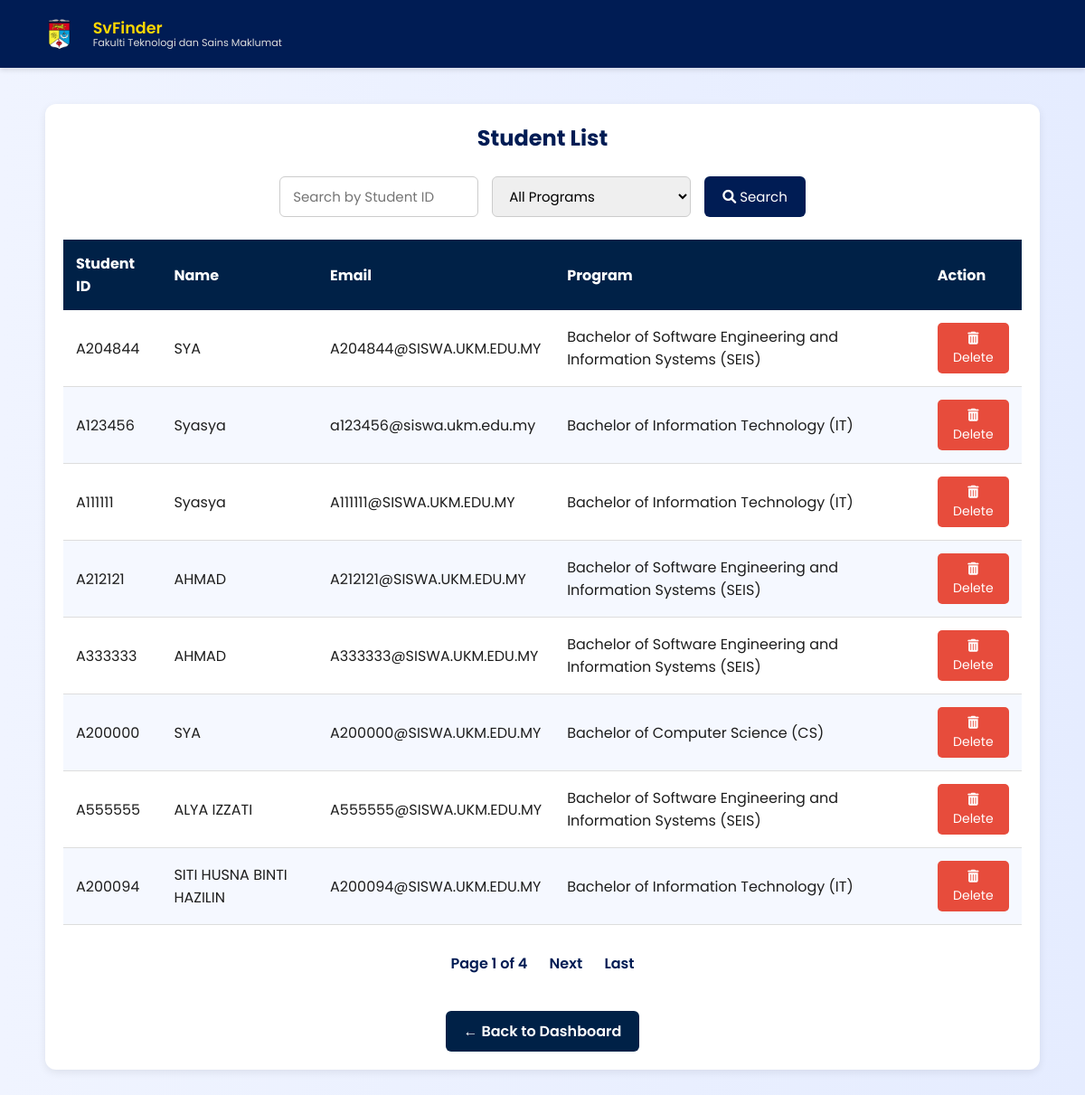
The app's page /studentlist with its own data.
### SVFINDER/models.py (models this page shows)
class Pelajar(models.Model):
    user = models.OneToOneField(User, on_delete=models.CASCADE, null=True, blank=True)
    id_pelajar = models.CharField(max_length=30, primary_key=True)
    nama_pelajar = models.CharField(max_length=255)
    email_pelajar = models.EmailField(max_length=255)
    no_pelajar = models.CharField(max_length=15)
    katalaluan_pelajar = models.CharField(max_length=30)
    program_pelajar = models.CharField(max_length=255)
    gambar_pelajar = models.ImageField(upload_to='pelajar/', null=True, blank=True)  # <-- Added here
    id_admin = models.ForeignKey('AdminSistem', on_delete=models.CASCADE, null=True, blank=True)

### SVFINDER/views.py (the view)
# urls.py: path('studentlist', views.studentlist, name='studentlist'),
def studentlist(request):
    search_id = request.GET.get('search_id')
    program_filter = request.GET.get('program_pelajar')
    students = Pelajar.objects.all()
    if search_id:
        students = students.filter(id_pelajar__icontains=search_id)
    if program_filter:
        students = students.filter(program_pelajar=program_filter)
    paginator = Paginator(students, 8)  # Show 10 students per page
    page_number = request.GET.get('page')
    page_obj = paginator.get_page(page_number)
    return render(request, 'studentlist.html', {
        'students': page_obj.object_list,
        'page_obj': page_obj
    })

### SVFINDER/templates/studentlist.html (shortened to what this page needs)
{% load static %}
<!DOCTYPE html>
<html lang="en">
<head>
  <link rel="stylesheet" href="https://cdnjs.cloudflare.com/ajax/libs/font-awesome/6.0.0-beta3/css/all.min.css"/>
</head>
<body>
<nav>
  <div class="logo-section">
    <img src="{% static 'logoukm.png' %}" alt="UKM Logo" class="logo-img" />
    <div class="logo-text">
      <span class="logo-main">SvFinder</span>
      <span class="logo-sub">Fakulti Teknologi dan Sains Maklumat</span>
    </div>
  </div>
</nav>
<div class="container">
  <h2>Student List</h2>
  <div class="filter-bar">
    <form method="get">
      <input type="text" name="search_id" placeholder="Search by Student ID" value="{{ request.GET.search_id }}"/>
      <select name="program_pelajar">
        <option value="">All Programs</option>
      </select>
      <button type="submit"><i class="fas fa-search"></i> Search</button>
    </form>
  </div>
  <table>
    <thead>
      <tr>
        <th>Student ID</th>
        <th>Name</th>
        <th>Email</th>
        <th>Program</th>
        <th>Action</th>
      </tr>
    </thead>
    <tbody>
      {% for student in students %}
      <tr>
        <td data-label="Student ID">{{ student.id_pelajar }}</td>
        <td data-label="Name">{{ student.nama_pelajar }}</td>
        <td data-label="Email">{{ student.email_pelajar }}</td>
        <td data-label="Program">{{ student.program_pelajar }}</td>
        <td data-label="Action">
          <form method="post" action="{% url 'delete_studentlist' student.id_pelajar %}" onsubmit="return confirm('Are you sure you want to delete this student?')">
            <button class="delete-btn"><i class="fas fa-trash-alt"></i> Delete</button>
          </form>
        </td>
      </tr>
      {% endfor %}
    </tbody>
  </table>
  <div class="pagination">
    {% if page_obj.has_other_pages %}
      <span>Page {{ page_obj.number }} of {{ page_obj.paginator.num_pages }}</span>
      {% if page_obj.has_next %}
        <a href="?page={{ page_obj.next_page_number }}{% if request.GET.search_id %}&search_id={{ request.GET.search_id }}{% endif %}{% if request.GET.program_pelajar %}&program_pelajar={{ request.GET.program_pelajar }}{% endif %}">Next</a>
        <a href="?page={{ page_obj.paginator.num_pages }}">Last</a>
      {% endif %}
    {% endif %}
  </div>
  <div class="back-button">
    <a href="{% url 'mainadmin' %}">← Back to Dashboard</a>
  </div>
</div>
</body>
</html>

### SVFINDER/templates/studentlist.html (style rules this page uses)
* { margin: 0; padding: 0; box-sizing: border-box; font-family: 'Poppins', sans-serif; }
body { background: linear-gradient(to right, #f0f4ff, #e5ecff); color: #1e1e1e; }
nav { background-color: #001c54; color: white; display: flex; justify-content: space-between; align-items: center; padding: 10px 40px; height: 75px; box-shadow: 0 3px 5px rgba(0, 0, 0, 0.1); position: sticky; top: 0; z-index: 1000; }
.logo-section { display: flex; align-items: center; gap: 12px; }
.logo-img { height: 38px; }
.logo-text { font-size: 1.2rem; font-weight: 600; color: #FFD700; }
.logo-text { display: flex; flex-direction: column; line-height: 1.1; }
.logo-main { font-size: 1.1rem; font-weight: 600; color: #FFD700; }
.logo-sub { font-size: 0.7rem; color: #ddd; font-weight: 400; }
.container { max-width: 1100px; margin: 40px auto; padding: 20px; background: white; border-radius: 12px; box-shadow: 0 3px 10px rgba(0, 0, 0, 0.08); }
h2 { text-align: center; margin-bottom: 25px; color: #001c54; }
.filter-bar form { display: flex; gap: 15px; flex-wrap: wrap; justify-content: center; margin-bottom: 25px; }
.filter-bar input[type="text"], .filter-bar select { padding: 10px 14px; border: 1px solid #ccc; border-radius: 6px; font-size: 15px; width: 220px; }
.filter-bar button { background-color: #001c54; color: white; padding: 10px 20px; font-size: 15px; border: none; border-radius: 6px; cursor: pointer; transition: background 0.3s ease; }
table { width: 100%; border-collapse: collapse; margin-top: 20px; }
thead { background-color: #002147; color: white; }
thead th { padding: 14px; text-align: left; position: sticky; top: 0; }
tbody tr:nth-child(even) { background-color: #f5f8ff; }
tbody td { padding: 14px; border-bottom: 1px solid #ddd; }
.delete-btn { background-color: #e74c3c; color: white; border: none; padding: 7px 12px; font-size: 14px; border-radius: 5px; cursor: pointer; }
.pagination { text-align: center; margin-top: 30px; }
.pagination a, .pagination span { margin: 0 10px; font-weight: 600; text-decoration: none; color: #001c54; }
.back-button { text-align: center; margin-top: 40px; }
.back-button a { display: inline-block; background-color: #002147; color: white; padding: 10px 20px; border-radius: 6px; font-weight: 600; text-decoration: none; }

### records on screen
Pelajar: id_pelajar "A204844", nama_pelajar "SYA", email_pelajar "A204844@SISWA.UKM.EDU.MY", program_pelajar "Bachelor of Software Engineering and Information Systems (SEIS)"
Pelajar: id_pelajar "A123456", nama_pelajar "Syasya", email_pelajar "a123456@siswa.ukm.edu.my", program_pelajar "Bachelor of Information Technology (IT)"
Pelajar: id_pelajar "A111111", nama_pelajar "Syasya", email_pelajar "A111111@SISWA.UKM.EDU.MY", program_pelajar "Bachelor of Information Technology (IT)"
Pelajar: id_pelajar "A212121", nama_pelajar "AHMAD", email_pelajar "A212121@SISWA.UKM.EDU.MY", program_pelajar "Bachelor of Software Engineering and Information Systems (SEIS)"
Pelajar: id_pelajar "A333333", nama_pelajar "AHMAD", email_pelajar "A333333@SISWA.UKM.EDU.MY", program_pelajar "Bachelor of Software Engineering and Information Systems (SEIS)"
Pelajar: id_pelajar "A200000", nama_pelajar "SYA", email_pelajar "A200000@SISWA.UKM.EDU.MY", program_pelajar "Bachelor of Computer Science (CS)"
Pelajar: id_pelajar "A555555", nama_pelajar "ALYA IZZATI", email_pelajar "A555555@SISWA.UKM.EDU.MY", program_pelajar "Bachelor of Software Engineering and Information Systems (SEIS)"
Pelajar: id_pelajar "A200094", nama_pelajar "SITI HUSNA BINTI HAZILIN", email_pelajar "A200094@SISWA.UKM.EDU.MY", program_pelajar "Bachelor of Information Technology (IT)"

### other values on screen
{{ page_obj.number }} "1"
{{ page_obj.paginator.num_pages }} "4"
